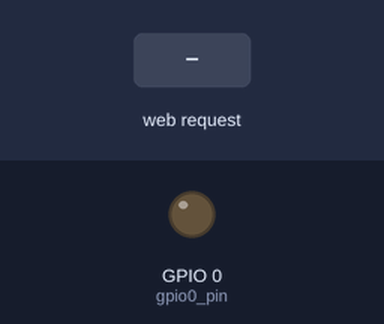
A sketch run on a simulated ESP8266 (NodeMCU). Parts: output pins drawn as LEDs (lit = HIGH). Inputs (shaded band) come from the test bench. WiFi joins after 1.5 s; servers stay silent unless stated; not simulated (calls return 0 or success): StringTokenizer.h; what the sketch prints to the serial monitor is not drawn.

Above: at 3.7 s.
3.8 s: HTTP request GET /ledArgs?LED0=1 received
At 4.8 s:
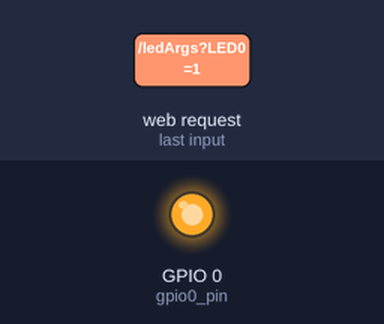
5.3 s: HTTP request GET /ledArgs?LED0=0 received
At 5.9 s:
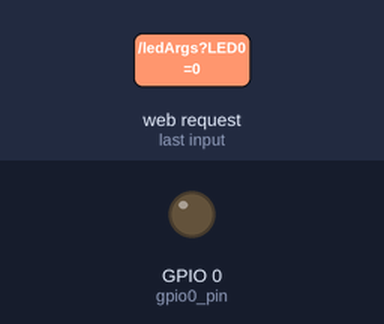
6.8 s: HTTP request GET /ledArgs?LED0=120 received
At 7.1 s:
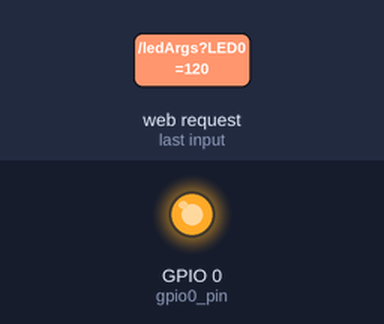
Timing chart, 0 to 9.8 s (numbered marks = the images above; inputs shaded):
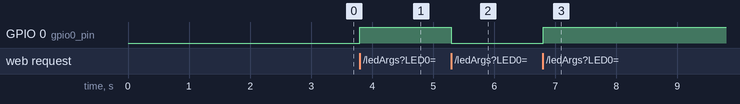

Measured:
- after the input at 3.8 s, GPIO 0 (gpio0_pin): LOW → HIGH at once
- after the input at 5.3 s, GPIO 0 (gpio0_pin): HIGH → LOW at once
- after the input at 6.8 s, GPIO 0 (gpio0_pin): LOW → HIGH at once

The sketch:

DT.ino
```cpp
#include <ESP8266WiFi.h>
#include <WiFiClient.h>
#include <ESP8266WebServer.h>
#include <ESP8266mDNS.h>
#include <SoftwareSerial.h>
#include <StringTokenizer.h>


MDNSResponder mdns;

// Replace with your network credentials
const char* ssid = "iAstra";
const char* password = "singhisking";

//const char* ssid = "Ajio_Test";
//const char* password = "7411199997";

//const char* ssid = "JioFi2_7A843F";
//const char* password = "ubsm2is44s";

ESP8266WebServer server(80);

String webPage = "";

int gpio0_pin = 0;
int gpio2_pin = 2;
int currGpio0=0;
int currGpio2=0;

void setup(void){
 webPage += "<h1>My Home</h1><p><a href=\"ledArgs?LED0=1\"><button>Button1 ON</button></a>&nbsp;<a href=\"ledArgs?LED0=0\"><button>Button1 OFF</button></a>&nbsp;</p>";
  webPage += "<a href=\"ledArgs?LED2=1\"><button>Button2 ON</button></a>&nbsp;<a href=\"ledArgs?LED2=0\"><button>Button2 OFF</button></a></p>";

  // preparing GPIOs
  pinMode(gpio0_pin,OUTPUT);
  digitalWrite(gpio0_pin, 0);
 // pinMode(gpio2_pin, OUTPUT);
  //digitalWrite(gpio2_pin, 0);

  delay(1000);
  Serial.begin(115200);
  //WiFi.mode(WIFI_STA);
  //WiFi.mode(WIFI_AP);
  //WiFi.mode(WIFI_AP_STA);
  Serial.print("Entering SSID,Password");
  WiFi.begin(ssid, password);
  Serial.println("Done.");

  // Wait for connection
  while (WiFi.status() != WL_CONNECTED) {
    delay(500);
    Serial.print(".");
  }

 // WiFi.softAP("Jio_Put_To_Light", "ranveer1992");  //Start HOTspot removing password will disable security

  Serial.println("");
  Serial.print("Connected to ");
  Serial.println(ssid);
  Serial.print("IP address: ");
  Serial.println(WiFi.localIP());
  Serial.print("Configuring access point...");

  if (mdns.begin("esp8266", WiFi.localIP())) {
    Serial.println("MDNS responder started");
  }
  server.on("/", [](){
    server.send(200, "text/html", webPage);
  });
  server.on ( "/ledArgs", handleSubmit );
  server.begin();
  Serial.println("HTTP server started");
}

void loop(void){
 server.handleClient();
}
void handleSubmit() {
  // Actualise le GPIO / Update GPIO
  int C1LED0,C2LED2;
  String sC1LED0,sC2LED2;

  sC1LED0 = server.arg("LED0");
  sC2LED2 = server.arg("LED2");

  if(sC1LED0!="")
  {
     C1LED0 = sC1LED0.toInt();
     digitalWrite(gpio0_pin, C1LED0);
     }

  if(sC2LED2!="")
  {
      C2LED2 = sC2LED2.toInt();
      digitalWrite(gpio2_pin, C2LED2);
    }
  server.send(200, "text/html", webPage);
  }
```
